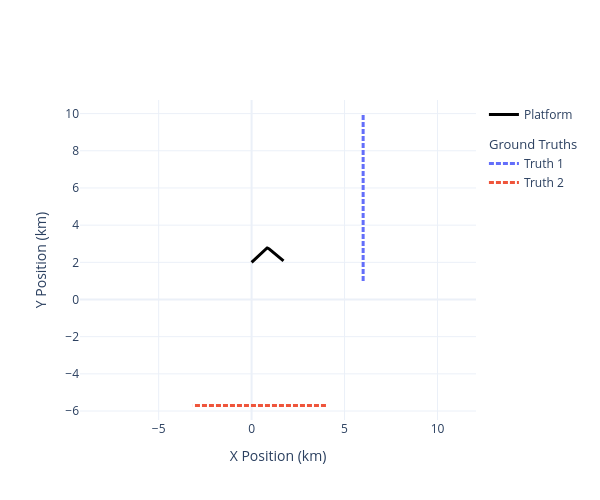

Notebook source saved alongside this figure:
### Markdown cell above
## Ground Truth Setup and Generation

Target kinematics and source metadata are generated here.

For each target, the notebook propagates motion over all timesteps and computes the relative-bearing truth sequence with respect to the array reference position.

A world-view plot is shown to validate the geometry before beamforming.

### Code cell
import numpy as np
from stonesoup.models.transition.linear import (
    CombinedLinearGaussianTransitionModel,
    ConstantVelocity,
)
from stonesoup.types.groundtruth import GroundTruthPath, GroundTruthState

from nereus.plotter import plot_world

target_start_vectors = [
    np.array([6000, 0.0, 1.0e3, 10, -5.0, 0.0]),
    np.array([4000, -8.0, -5.7e3, 0.0, -5.0, 0.0]),
]

target_transition_model = CombinedLinearGaussianTransitionModel(
    [ConstantVelocity(0.0), ConstantVelocity(0.0), ConstantVelocity(0.0)]
)
target_position_mapping = [0, 2, 4]
target_velocity_mapping = [1, 3, 5]

shared_target_tonal_bandwidth_hz = np.random.uniform(0.5, 2.0)
shared_target_noise_amplitude_upa = 10 ** (90 / 20)
shared_target_noise_spectral_exponent = -1.0

target_ground_truths = []
relative_bearing_ground_truths = []

for target_start_vector in target_start_vectors:
    target_amplitudes_upa = 10 ** (np.random.uniform(90, 102, 4) / 20)
    target_frequencies_hz = np.random.uniform(120.0, 250.0, 4)
    target_phases_rad = np.random.uniform(0, 2 * np.pi, 4)
    target_tonal_bandwidth_hz = np.random.uniform(0.5, 2.0)
    target_noise_amplitude_upa = 10 ** (np.random.uniform(70, 85) / 20)

    target_states = [
        GroundTruthState(
            target_start_vector,
            timestamp=start_time,
            metadata={
                "amplitudes_upa": target_amplitudes_upa,
                "frequencies_hz": target_frequencies_hz,
                "phases_rad": target_phases_rad,
                "position_mapping": target_position_mapping,
                "velocity_mapping": target_velocity_mapping,
                "tonal_bandwidth_hz": target_tonal_bandwidth_hz,
                "noise_amplitude_upa": target_noise_amplitude_upa,
                "target_tonal_bandwidth_hz": shared_target_tonal_bandwidth_hz,
                "target_noise_amplitude_upa": shared_target_noise_amplitude_upa,
                "noise_spectral_exponent": shared_target_noise_spectral_exponent,
            },
        )
    ]

    for i in range(1, num_steps):
        new_time = start_time + i * time_interval
        time_interval_now = new_time - target_states[-1].timestamp
        new_state_vector = target_transition_model.function(
            target_states[-1], noise=False, time_interval=time_interval_now
        )
        target_states.append(
            GroundTruthState(
                new_state_vector,
                timestamp=new_time,
                metadata=target_states[-1].metadata,
            )
        )

    target_ground_truth = GroundTruthPath(target_states)
    target_ground_truths.append(target_ground_truth)

    bearing_states = []
    for target_state in target_ground_truth.states:
        platform_state = platform.get_platform_state_at(target_state.timestamp)
        ref_sensor_position = np.mean(platform_state.array.state_vector, axis=1)
        target_pos = np.array([target_state.state_vector[0], target_state.state_vector[2]])
        relative_pos = target_pos - ref_sensor_position[:2]
        bearing_rad = np.arctan2(relative_pos[1], relative_pos[0])
        bearing_states.append(
            GroundTruthState(
                state_vector=np.array([bearing_rad]), timestamp=target_state.timestamp
            )
        )

    relative_bearing_ground_truths.append(GroundTruthPath(bearing_states))

fig1 = plot_world(truths=target_ground_truths, platform=platform, figsize=(600, 500))
fig1.show()

### Figure 1 — Plotly figure (JSON) as saved in the notebook; plotly's stock layout.template omitted (floating-point values rounded to 4 significant figures; data arrays with more than 128 entries replaced by an {"elided": "..."} marker saying what was removed)
{"data": [{"legendgroup": "platform", "line": {"color": "black", "width": 3}, "mode": "lines", "name": "Platform", "type": "scatter", "x": {"elided": "180 float values"}, "y": {"elided": "180 float values"}}, {"legendgroup": "truths", "legendgrouptitle": {"text": "Ground Truths"}, "line": {"color": "#636EFA", "dash": "5px,2px", "width": 3}, "mode": "lines", "name": "Truth 1", "type": "scatter", "x": {"elided": "180 int values"}, "y": {"elided": "180 float values"}}, {"legendgroup": "truths", "line": {"color": "#EF553B", "dash": "5px,2px", "width": 3}, "mode": "lines", "name": "Truth 2", "type": "scatter", "x": {"elided": "180 float values"}, "y": {"elided": "180 float values"}}], "layout": {"autosize": false, "colorway": ["#636EFA", "#EF553B", "#00CC96", "#AB63FA", "#FFA15A", "#19D3F3", "#FF6692", "#B6E880", "#FF97FF", "#FECB52"], "height": 500, "showlegend": true, "width": 600, "xaxis": {"range": [-7.188, 10.03], "title": {"text": "X Position (km)"}}, "yaxis": {"range": [-6.482, 10.73], "scaleanchor": "x", "scaleratio": 1, "title": {"text": "Y Position (km)"}}}}
